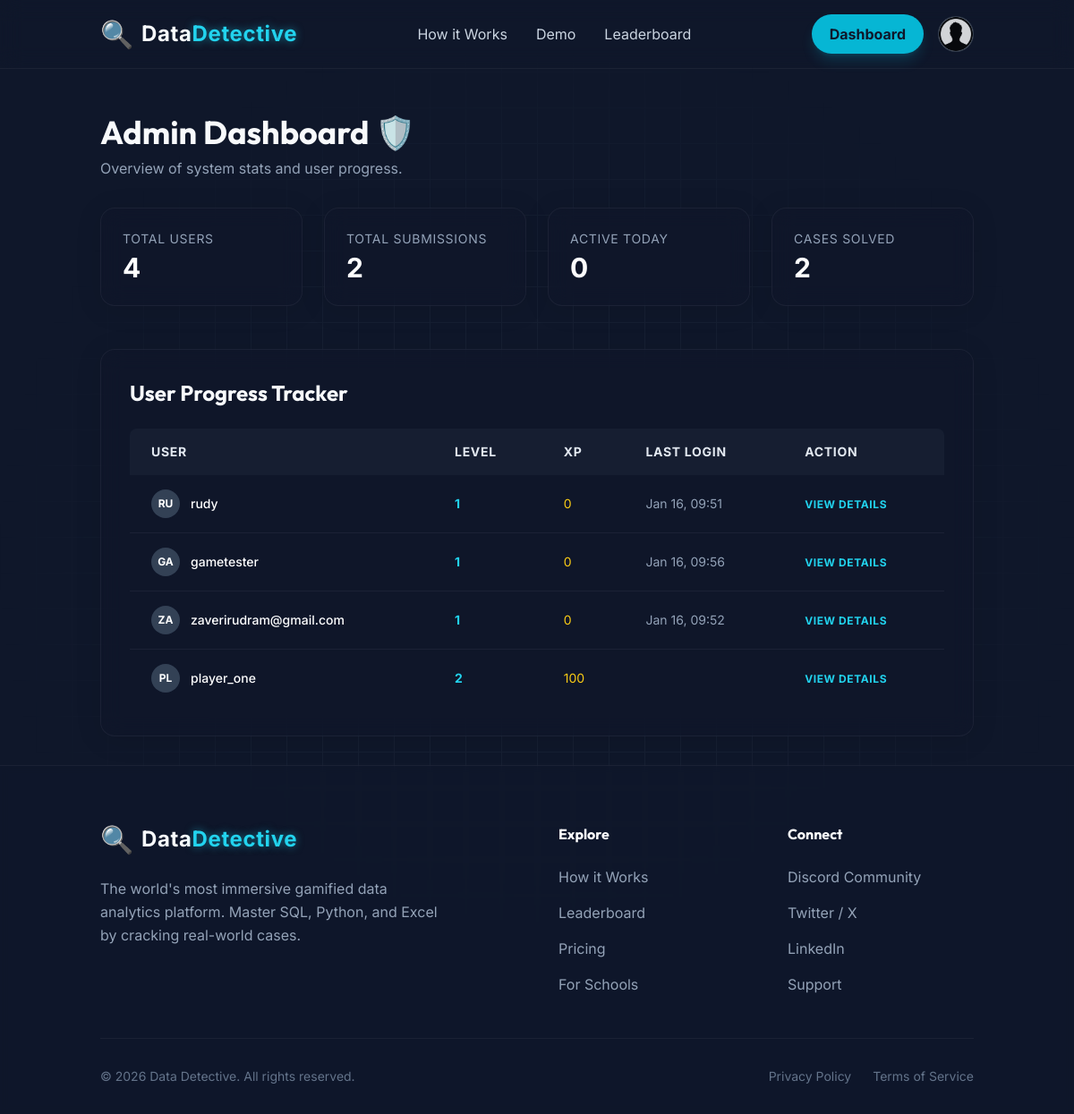
/admin-dashboard/ (signed in), run on the app's committed database.
### core/models.py (models this page shows, shortened)
class UserProfile(models.Model):
    user = models.OneToOneField(User, on_delete=models.CASCADE, related_name='profile')
    xp = models.IntegerField(default=0)
    level = models.IntegerField(default=1)
    avatar = models.ImageField(upload_to='avatars/', null=True, blank=True)
    badges = models.JSONField(default=list, blank=True)

### core/views.py (the view)
# urls.py: path('admin-dashboard/', views.admin_dashboard_view, name='admin_dashboard'),
@login_required
def admin_dashboard_view(request):
    if not request.user.is_staff:
        messages.error(request, "Access Denied: Admin privileges required.")
        return redirect('dashboard')
    total_users = User.objects.count()
    total_submissions = Submission.objects.count()
    active_today = User.objects.filter(last_login__date=timezone.now().date()).count()
    total_cases_solved = Submission.objects.filter(completed=True).count()
    profiles = UserProfile.objects.select_related('user').all()[:20]
    context = {
        'total_users': total_users,
        'total_submissions': total_submissions,
        'active_today': active_today,
        'total_cases_solved': total_cases_solved,
        'profiles': profiles,
    }
    return render(request, 'core/admin_dashboard.html', context)

### core/templates/core/admin_dashboard.html (shortened to what this page needs)
{% extends 'core/base.html' %}
{% block content %}
<div class="container mx-auto px-6 py-8">
    <div class="mb-8">
        <h1 class="text-4xl font-bold font-heading mb-2">Admin Dashboard 🛡️</h1>
        <p class="text-slate-400">Overview of system stats and user progress.</p>
    </div>
    <div class="grid grid-cols-1 md:grid-cols-4 gap-6 mb-12">
        <div class="glass p-6 rounded-2xl border-l-4 border-cyan-500">
            <div class="text-sm text-slate-400 uppercase tracking-wider">Total Users</div>
            <div class="text-3xl font-bold text-white mt-1">{{ total_users }}</div>
        </div>
        <div class="glass p-6 rounded-2xl border-l-4 border-purple-500">
            <div class="text-sm text-slate-400 uppercase tracking-wider">Total Submissions</div>
            <div class="text-3xl font-bold text-white mt-1">{{ total_submissions }}</div>
        </div>
        <div class="glass p-6 rounded-2xl border-l-4 border-green-500">
            <div class="text-sm text-slate-400 uppercase tracking-wider">Active Today</div>
            <div class="text-3xl font-bold text-white mt-1">{{ active_today }}</div>
        </div>
        <div class="glass p-6 rounded-2xl border-l-4 border-yellow-500">
            <div class="text-sm text-slate-400 uppercase tracking-wider">Cases Solved</div>
            <div class="text-3xl font-bold text-white mt-1">{{ total_cases_solved }}</div>
        </div>
    </div>
    <div class="glass p-8 rounded-2xl">
        <h2 class="text-2xl font-bold mb-6">User Progress Tracker</h2>
        <div class="overflow-x-auto">
            <table class="w-full text-left text-sm text-slate-400">
                <thead class="bg-slate-800/50 text-slate-200 uppercase tracking-wider">
                    <tr>
                        <th class="px-6 py-4 rounded-tl-lg">User</th>
                        <th class="px-6 py-4">Level</th>
                        <th class="px-6 py-4">XP</th>
                        <th class="px-6 py-4">Last Login</th>
                        <th class="px-6 py-4 rounded-tr-lg">Action</th>
                    </tr>
                </thead>
                <tbody class="divide-y divide-white/5">
                    {% for p in profiles %}
                    <tr class="hover:bg-white/5 transition-colors">
                        <td class="px-6 py-4 flex items-center gap-3">
                            <div
                                class="w-8 h-8 rounded-full bg-slate-700 flex items-center justify-center font-bold text-xs text-white">
                                {{ p.user.username|slice:":2"|upper }}
                            </div>
                            <span class="font-medium text-white">{{ p.user.username }}</span>
                        </td>
                        <td class="px-6 py-4 text-cyan-400 font-bold">{{ p.level }}</td>
                        <td class="px-6 py-4 text-yellow-400">{{ p.xp }}</td>
                        <td class="px-6 py-4">{{ p.user.last_login|date:"M d, H:i" }}</td>
                        <td class="px-6 py-4">
                            <a href="#"
                                class="text-cyan-400 hover:text-cyan-300 text-xs uppercase font-bold tracking-wider">View
                                Details</a>
                        </td>
                    </tr>
                    {% empty %}
                    <tr>
                        <td colspan="5" class="px-6 py-8 text-center text-slate-500">No users found.</td>
                    </tr>
                    {% endfor %}
                </tbody>
            </table>
        </div>
    </div>
</div>
{% endblock %}

### core/templates/core/base.html (style rules this page uses)
body { font-family: 'Inter', sans-serif; background-color: #0f172a; color: #f8fafc; overflow-x: hidden; }
h1, h2, h3, h4, h5, h6 { font-family: 'Outfit', sans-serif; }
.glass { background: rgba(15, 23, 42, 0.6); backdrop-filter: blur(12px); -webkit-backdrop-filter: blur(12px); border: 1px solid rgba(255, 255, 255, 0.05); box-shadow: 0 4px 30px rgba(0, 0, 0, 0.1); }

### data on the page
UserProfile: user.username "RU", user.username "rudy", level "1", xp "0", user.last_login "Jan 16, 09:51"
UserProfile: user.username "GA", user.username "gametester", level "1", xp "0", user.last_login "Jan 16, 09:56"
UserProfile: user.username "ZA", user.username "zaverirudram@gmail.com", level "1", xp "0", user.last_login "Jan 16, 09:52"
UserProfile: user.username "PL", user.username "player_one", level "2", xp "100"

### other printed values
{{ total_users }} "4"
{{ total_submissions }} "2"
{{ active_today }} "0"
{{ total_cases_solved }} "2"
